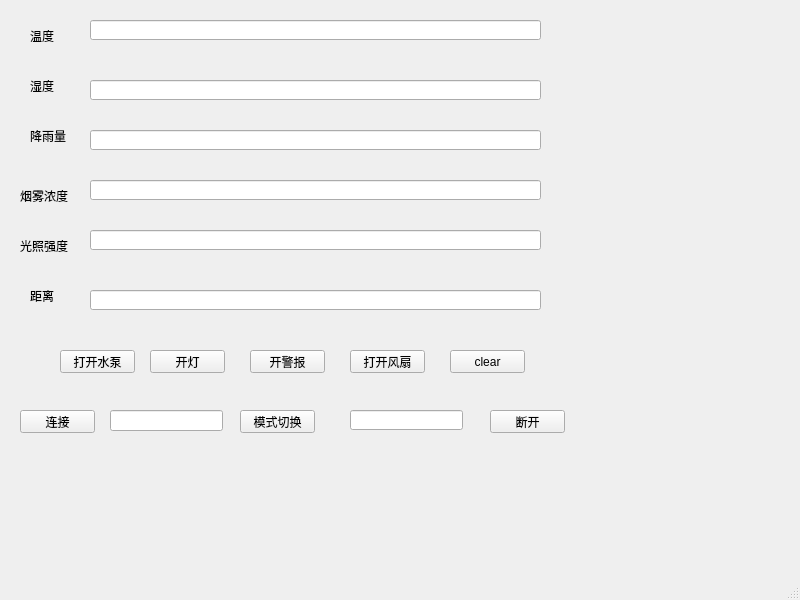
<?xml version="1.0" encoding="UTF-8"?>
<ui version="4.0">
 <class>MainWindow</class>
 <widget class="QMainWindow" name="MainWindow">
  <property name="geometry">
   <rect>
    <x>0</x>
    <y>0</y>
    <width>800</width>
    <height>600</height>
   </rect>
  </property>
  <property name="windowTitle">
   <string>MainWindow</string>
  </property>
  <widget class="QWidget" name="centralwidget">
   <widget class="QPushButton" name="btn_connect">
    <property name="geometry">
     <rect>
      <x>20</x>
      <y>410</y>
      <width>75</width>
      <height>23</height>
     </rect>
    </property>
    <property name="text">
     <string>连接</string>
    </property>
   </widget>
   <widget class="QPushButton" name="btn_close">
    <property name="geometry">
     <rect>
      <x>490</x>
      <y>410</y>
      <width>75</width>
      <height>23</height>
     </rect>
    </property>
    <property name="text">
     <string>断开</string>
    </property>
   </widget>
   <widget class="QPushButton" name="btn_send">
    <property name="geometry">
     <rect>
      <x>60</x>
      <y>350</y>
      <width>75</width>
      <height>23</height>
     </rect>
    </property>
    <property name="text">
     <string>打开水泵</string>
    </property>
   </widget>
   <widget class="QLabel" name="label">
    <property name="geometry">
     <rect>
      <x>30</x>
      <y>30</y>
      <width>54</width>
      <height>12</height>
     </rect>
    </property>
    <property name="text">
     <string>温度</string>
    </property>
   </widget>
   <widget class="QLabel" name="label_2">
    <property name="geometry">
     <rect>
      <x>30</x>
      <y>80</y>
      <width>54</width>
      <height>12</height>
     </rect>
    </property>
    <property name="text">
     <string>湿度</string>
    </property>
   </widget>
   <widget class="QLineEdit" name="le_receive">
    <property name="geometry">
     <rect>
      <x>90</x>
      <y>20</y>
      <width>451</width>
      <height>20</height>
     </rect>
    </property>
   </widget>
   <widget class="QLineEdit" name="le_send">
    <property name="geometry">
     <rect>
      <x>90</x>
      <y>80</y>
      <width>451</width>
      <height>20</height>
     </rect>
    </property>
   </widget>
   <widget class="QPushButton" name="clear">
    <property name="geometry">
     <rect>
      <x>450</x>
      <y>350</y>
      <width>75</width>
      <height>23</height>
     </rect>
    </property>
    <property name="text">
     <string>clear</string>
    </property>
   </widget>
   <widget class="QLabel" name="label_3">
    <property name="geometry">
     <rect>
      <x>30</x>
      <y>130</y>
      <width>54</width>
      <height>12</height>
     </rect>
    </property>
    <property name="text">
     <string>降雨量</string>
    </property>
   </widget>
   <widget class="QLineEdit" name="rain">
    <property name="geometry">
     <rect>
      <x>90</x>
      <y>130</y>
      <width>451</width>
      <height>20</height>
     </rect>
    </property>
   </widget>
   <widget class="QLabel" name="label_4">
    <property name="geometry">
     <rect>
      <x>20</x>
      <y>190</y>
      <width>54</width>
      <height>12</height>
     </rect>
    </property>
    <property name="text">
     <string>烟雾浓度</string>
    </property>
   </widget>
   <widget class="QLabel" name="label_5">
    <property name="geometry">
     <rect>
      <x>20</x>
      <y>240</y>
      <width>54</width>
      <height>12</height>
     </rect>
    </property>
    <property name="text">
     <string>光照强度</string>
    </property>
   </widget>
   <widget class="QLabel" name="label_6">
    <property name="geometry">
     <rect>
      <x>30</x>
      <y>290</y>
      <width>54</width>
      <height>12</height>
     </rect>
    </property>
    <property name="text">
     <string>距离</string>
    </property>
   </widget>
   <widget class="QLineEdit" name="smoke">
    <property name="geometry">
     <rect>
      <x>90</x>
      <y>180</y>
      <width>451</width>
      <height>20</height>
     </rect>
    </property>
   </widget>
   <widget class="QLineEdit" name="light">
    <property name="geometry">
     <rect>
      <x>90</x>
      <y>230</y>
      <width>451</width>
      <height>20</height>
     </rect>
    </property>
   </widget>
   <widget class="QLineEdit" name="far">
    <property name="geometry">
     <rect>
      <x>90</x>
      <y>290</y>
      <width>451</width>
      <height>20</height>
     </rect>
    </property>
   </widget>
   <widget class="QPushButton" name="pushButton">
    <property name="geometry">
     <rect>
      <x>150</x>
      <y>350</y>
      <width>75</width>
      <height>23</height>
     </rect>
    </property>
    <property name="text">
     <string>开灯</string>
    </property>
   </widget>
   <widget class="QPushButton" name="pushButton_2">
    <property name="geometry">
     <rect>
      <x>250</x>
      <y>350</y>
      <width>75</width>
      <height>23</height>
     </rect>
    </property>
    <property name="text">
     <string>开警报</string>
    </property>
   </widget>
   <widget class="QPushButton" name="pushButton_3">
    <property name="geometry">
     <rect>
      <x>350</x>
      <y>350</y>
      <width>75</width>
      <height>23</height>
     </rect>
    </property>
    <property name="text">
     <string>打开风扇</string>
    </property>
   </widget>
   <widget class="QPushButton" name="pushButton_4">
    <property name="geometry">
     <rect>
      <x>240</x>
      <y>410</y>
      <width>75</width>
      <height>23</height>
     </rect>
    </property>
    <property name="text">
     <string>模式切换</string>
    </property>
   </widget>
   <widget class="QLineEdit" name="lineEdit">
    <property name="geometry">
     <rect>
      <x>350</x>
      <y>410</y>
      <width>113</width>
      <height>20</height>
     </rect>
    </property>
   </widget>
   <widget class="QLineEdit" name="output">
    <property name="geometry">
     <rect>
      <x>110</x>
      <y>410</y>
      <width>113</width>
      <height>21</height>
     </rect>
    </property>
   </widget>
  </widget>
  <widget class="QMenuBar" name="menubar">
   <property name="geometry">
    <rect>
     <x>0</x>
     <y>0</y>
     <width>800</width>
     <height>23</height>
    </rect>
   </property>
  </widget>
  <widget class="QStatusBar" name="statusbar"/>
 </widget>
 <resources/>
 <connections/>
</ui>
